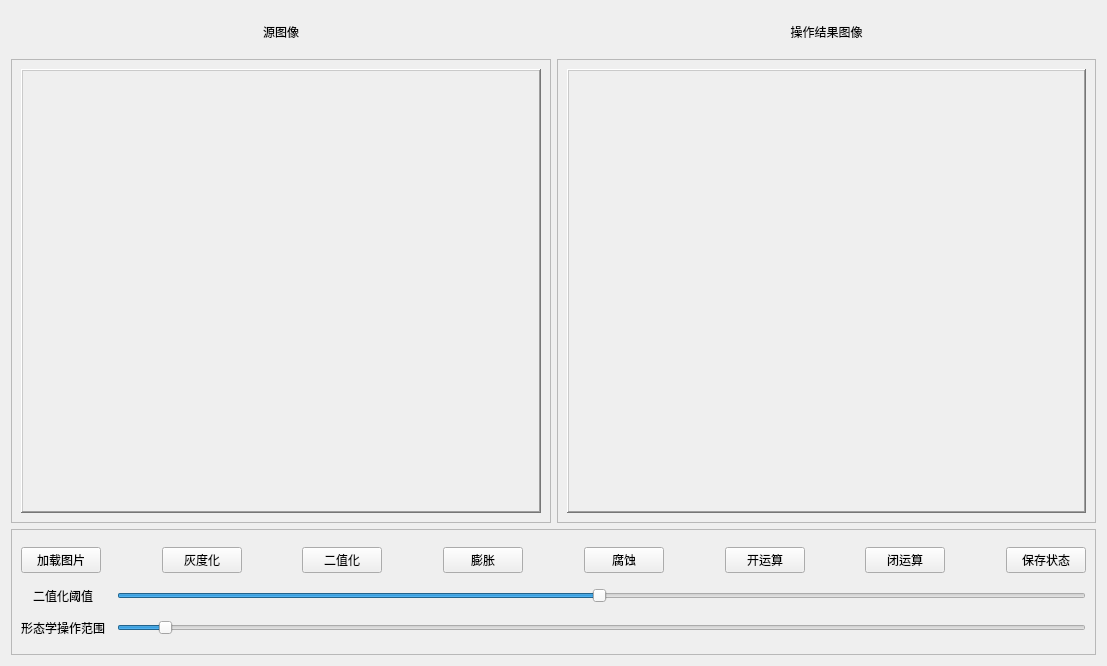
<?xml version="1.0" encoding="UTF-8"?>
<ui version="4.0">
 <class>Form</class>
 <widget class="QWidget" name="Form">
  <property name="geometry">
   <rect>
    <x>0</x>
    <y>0</y>
    <width>1107</width>
    <height>666</height>
   </rect>
  </property>
  <property name="windowTitle">
   <string>图像操作</string>
  </property>
  <layout class="QVBoxLayout" name="verticalLayout_2" stretch="1,11,3">
   <item>
    <layout class="QHBoxLayout" name="horizontalLayout_3">
     <item>
      <widget class="QLabel" name="label_2">
       <property name="sizePolicy">
        <sizepolicy hsizetype="Ignored" vsizetype="Ignored">
         <horstretch>0</horstretch>
         <verstretch>0</verstretch>
        </sizepolicy>
       </property>
       <property name="styleSheet">
        <string notr="true">font: 11pt &quot;Adobe 黑体 Std R&quot;;</string>
       </property>
       <property name="text">
        <string>源图像</string>
       </property>
       <property name="textFormat">
        <enum>Qt::RichText</enum>
       </property>
       <property name="scaledContents">
        <bool>true</bool>
       </property>
       <property name="alignment">
        <set>Qt::AlignCenter</set>
       </property>
      </widget>
     </item>
     <item>
      <widget class="QLabel" name="label">
       <property name="styleSheet">
        <string notr="true">font: 11pt &quot;Adobe 黑体 Std R&quot;;</string>
       </property>
       <property name="text">
        <string>操作结果图像</string>
       </property>
       <property name="textFormat">
        <enum>Qt::RichText</enum>
       </property>
       <property name="alignment">
        <set>Qt::AlignCenter</set>
       </property>
      </widget>
     </item>
    </layout>
   </item>
   <item>
    <layout class="QHBoxLayout" name="horizontalLayout_2" stretch="1,1">
     <item>
      <widget class="QFrame" name="frame">
       <property name="enabled">
        <bool>true</bool>
       </property>
       <property name="frameShape">
        <enum>QFrame::StyledPanel</enum>
       </property>
       <property name="frameShadow">
        <enum>QFrame::Raised</enum>
       </property>
       <layout class="QGridLayout" name="gridLayout">
        <item row="0" column="0">
         <widget class="QLabel" name="img_src">
          <property name="sizePolicy">
           <sizepolicy hsizetype="Ignored" vsizetype="Ignored">
            <horstretch>0</horstretch>
            <verstretch>0</verstretch>
           </sizepolicy>
          </property>
          <property name="frameShape">
           <enum>QFrame::WinPanel</enum>
          </property>
          <property name="frameShadow">
           <enum>QFrame::Raised</enum>
          </property>
          <property name="text">
           <string/>
          </property>
          <property name="scaledContents">
           <bool>true</bool>
          </property>
         </widget>
        </item>
       </layout>
      </widget>
     </item>
     <item>
      <widget class="QFrame" name="frame_2">
       <property name="frameShape">
        <enum>QFrame::StyledPanel</enum>
       </property>
       <property name="frameShadow">
        <enum>QFrame::Raised</enum>
       </property>
       <layout class="QGridLayout" name="gridLayout_2">
        <item row="0" column="0">
         <widget class="QLabel" name="img_des">
          <property name="sizePolicy">
           <sizepolicy hsizetype="Ignored" vsizetype="Ignored">
            <horstretch>0</horstretch>
            <verstretch>0</verstretch>
           </sizepolicy>
          </property>
          <property name="frameShape">
           <enum>QFrame::WinPanel</enum>
          </property>
          <property name="frameShadow">
           <enum>QFrame::Raised</enum>
          </property>
          <property name="text">
           <string/>
          </property>
          <property name="scaledContents">
           <bool>true</bool>
          </property>
         </widget>
        </item>
       </layout>
      </widget>
     </item>
    </layout>
   </item>
   <item>
    <widget class="QFrame" name="frame_3">
     <property name="frameShape">
      <enum>QFrame::StyledPanel</enum>
     </property>
     <property name="frameShadow">
      <enum>QFrame::Raised</enum>
     </property>
     <layout class="QGridLayout" name="gridLayout_3">
      <item row="2" column="2">
       <widget class="QSlider" name="Slider1">
        <property name="maximum">
         <number>255</number>
        </property>
        <property name="pageStep">
         <number>10</number>
        </property>
        <property name="value">
         <number>127</number>
        </property>
        <property name="orientation">
         <enum>Qt::Horizontal</enum>
        </property>
        <property name="invertedAppearance">
         <bool>false</bool>
        </property>
        <property name="invertedControls">
         <bool>false</bool>
        </property>
        <property name="tickPosition">
         <enum>QSlider::NoTicks</enum>
        </property>
        <property name="tickInterval">
         <number>0</number>
        </property>
       </widget>
      </item>
      <item row="3" column="0">
       <widget class="QLabel" name="slider2_name">
        <property name="text">
         <string>形态学操作范围</string>
        </property>
       </widget>
      </item>
      <item row="2" column="0">
       <widget class="QLabel" name="slider1_name">
        <property name="text">
         <string>二值化阈值</string>
        </property>
        <property name="textFormat">
         <enum>Qt::AutoText</enum>
        </property>
        <property name="alignment">
         <set>Qt::AlignCenter</set>
        </property>
       </widget>
      </item>
      <item row="1" column="0" colspan="3">
       <layout class="QHBoxLayout" name="horizontalLayout">
        <property name="sizeConstraint">
         <enum>QLayout::SetMaximumSize</enum>
        </property>
        <item>
         <widget class="QPushButton" name="loadBT">
          <property name="text">
           <string>加载图片</string>
          </property>
         </widget>
        </item>
        <item>
         <spacer name="horizontalSpacer_6">
          <property name="orientation">
           <enum>Qt::Horizontal</enum>
          </property>
          <property name="sizeHint" stdset="0">
           <size>
            <width>40</width>
            <height>20</height>
           </size>
          </property>
         </spacer>
        </item>
        <item>
         <widget class="QPushButton" name="grayBT">
          <property name="text">
           <string>灰度化</string>
          </property>
         </widget>
        </item>
        <item>
         <spacer name="horizontalSpacer">
          <property name="orientation">
           <enum>Qt::Horizontal</enum>
          </property>
          <property name="sizeHint" stdset="0">
           <size>
            <width>40</width>
            <height>20</height>
           </size>
          </property>
         </spacer>
        </item>
        <item>
         <widget class="QPushButton" name="binarizeBT">
          <property name="text">
           <string>二值化</string>
          </property>
         </widget>
        </item>
        <item>
         <spacer name="horizontalSpacer_2">
          <property name="orientation">
           <enum>Qt::Horizontal</enum>
          </property>
          <property name="sizeHint" stdset="0">
           <size>
            <width>40</width>
            <height>20</height>
           </size>
          </property>
         </spacer>
        </item>
        <item>
         <widget class="QPushButton" name="dilateBT">
          <property name="text">
           <string>膨胀</string>
          </property>
         </widget>
        </item>
        <item>
         <spacer name="horizontalSpacer_3">
          <property name="orientation">
           <enum>Qt::Horizontal</enum>
          </property>
          <property name="sizeHint" stdset="0">
           <size>
            <width>40</width>
            <height>20</height>
           </size>
          </property>
         </spacer>
        </item>
        <item>
         <widget class="QPushButton" name="erodeBT">
          <property name="text">
           <string>腐蚀</string>
          </property>
         </widget>
        </item>
        <item>
         <spacer name="horizontalSpacer_4">
          <property name="orientation">
           <enum>Qt::Horizontal</enum>
          </property>
          <property name="sizeHint" stdset="0">
           <size>
            <width>40</width>
            <height>20</height>
           </size>
          </property>
         </spacer>
        </item>
        <item>
         <widget class="QPushButton" name="openBT">
          <property name="text">
           <string>开运算</string>
          </property>
         </widget>
        </item>
        <item>
         <spacer name="horizontalSpacer_5">
          <property name="orientation">
           <enum>Qt::Horizontal</enum>
          </property>
          <property name="sizeHint" stdset="0">
           <size>
            <width>40</width>
            <height>20</height>
           </size>
          </property>
         </spacer>
        </item>
        <item>
         <widget class="QPushButton" name="closeBT">
          <property name="text">
           <string>闭运算</string>
          </property>
         </widget>
        </item>
        <item>
         <spacer name="horizontalSpacer_7">
          <property name="orientation">
           <enum>Qt::Horizontal</enum>
          </property>
          <property name="sizeHint" stdset="0">
           <size>
            <width>40</width>
            <height>20</height>
           </size>
          </property>
         </spacer>
        </item>
        <item>
         <widget class="QPushButton" name="saveBT">
          <property name="text">
           <string>保存状态</string>
          </property>
         </widget>
        </item>
       </layout>
      </item>
      <item row="3" column="2">
       <widget class="QSlider" name="Slider2">
        <property name="minimum">
         <number>3</number>
        </property>
        <property name="maximum">
         <number>50</number>
        </property>
        <property name="pageStep">
         <number>3</number>
        </property>
        <property name="value">
         <number>5</number>
        </property>
        <property name="orientation">
         <enum>Qt::Horizontal</enum>
        </property>
       </widget>
      </item>
     </layout>
    </widget>
   </item>
  </layout>
 </widget>
 <resources/>
 <connections/>
</ui>
